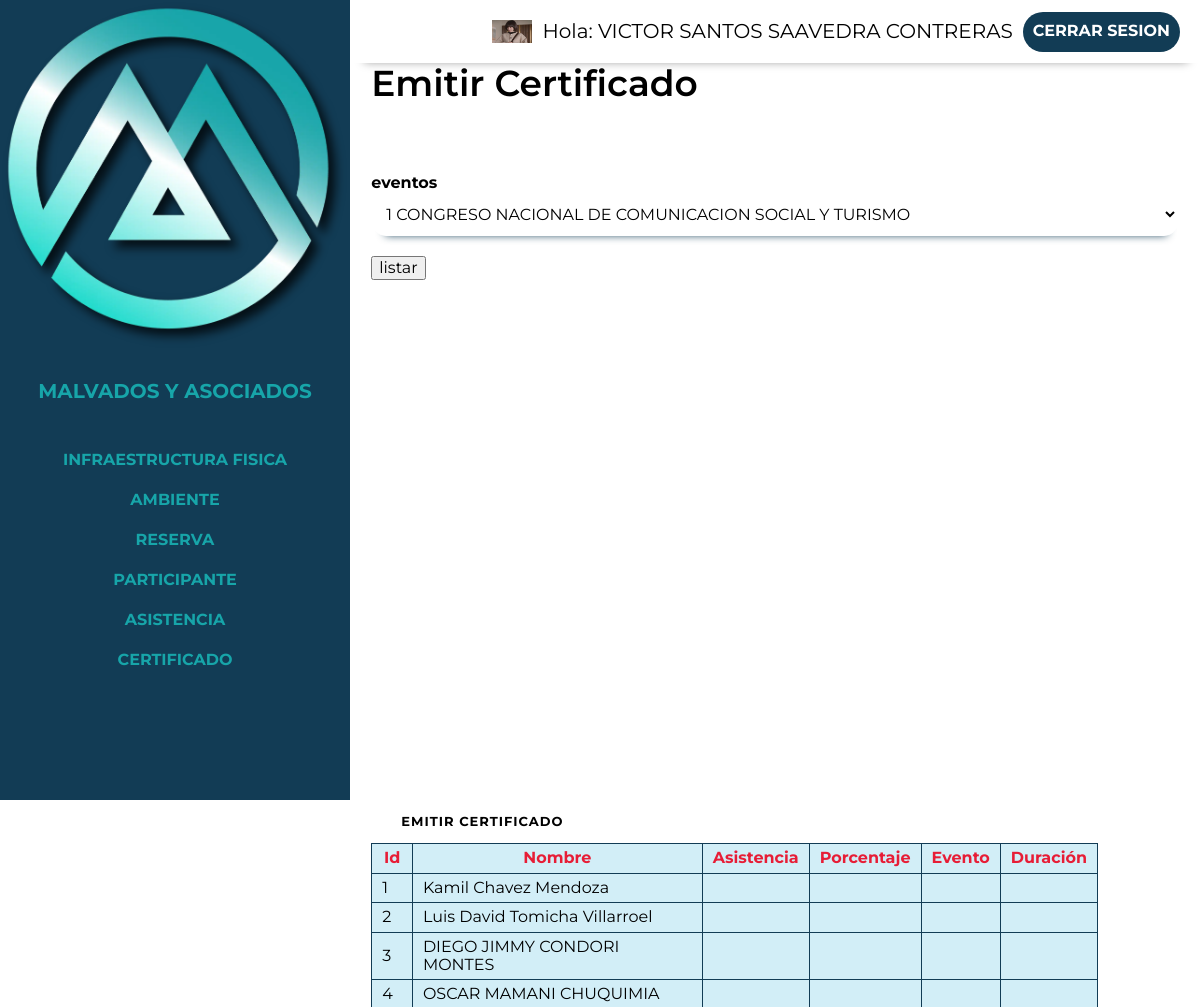
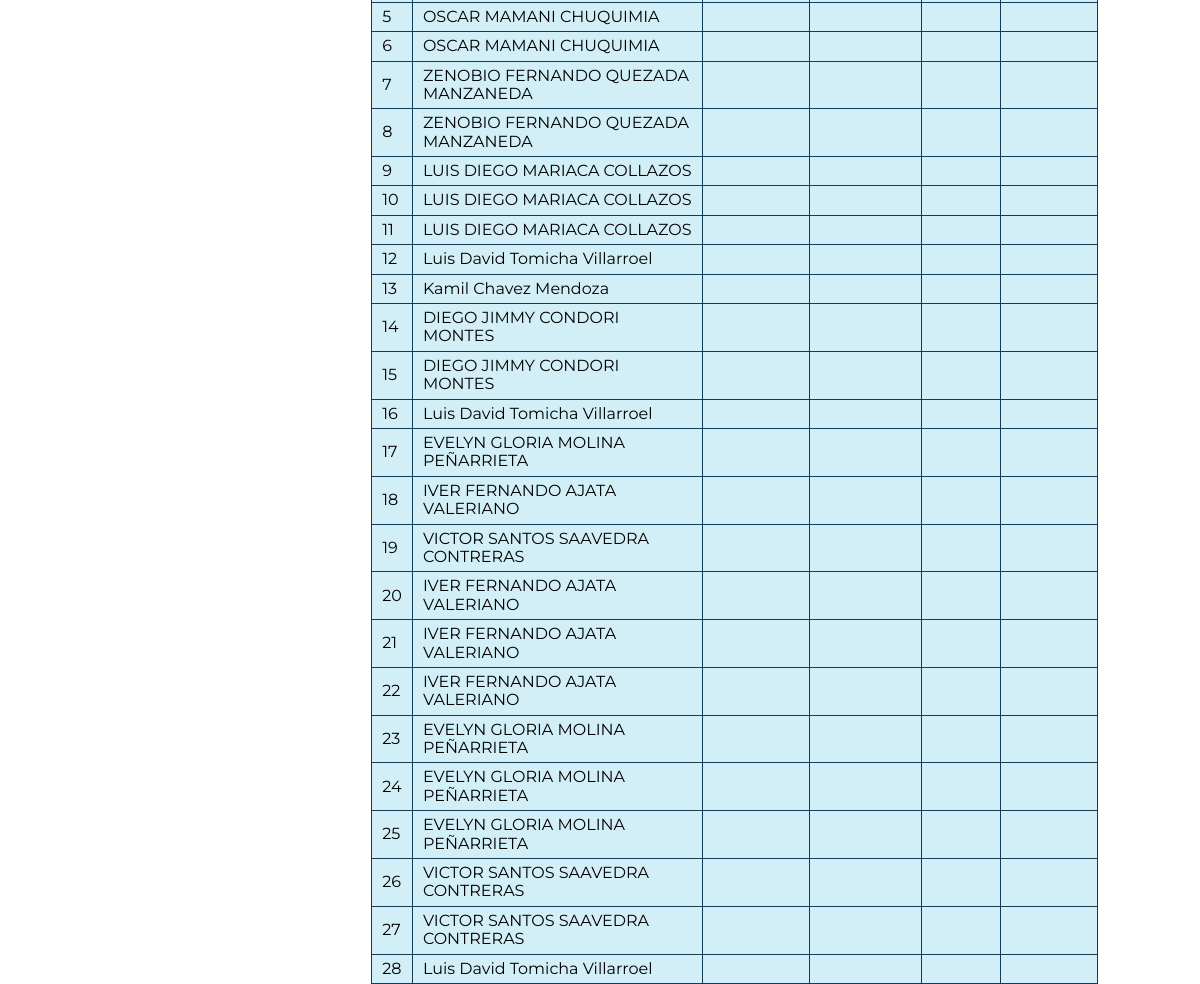
The page /control/certificado.php (signed in) on the database its author committed (2 pictures, top to bottom).
### tables this page shows
CREATE TABLE `usuario` (
  `id_usuario` int(20) NOT NULL,
  `nombre` varchar(60) NOT NULL,
  `apPaterno` varchar(50) NOT NULL,
  `apMaterno` varchar(50) NOT NULL,
  `email` varchar(60) NOT NULL,
  `password` char(60) DEFAULT NULL,
  `estado` varchar(60) DEFAULT NULL,
  `identidad` varchar(60) NOT NULL,
  `foto` varchar(200) DEFAULT NULL,
  `usuario` varchar(50) DEFAULT NULL,
  `celular` varchar(20) DEFAULT NULL,
  `fechaRegistro` date DEFAULT NULL,
  `token` varchar(50) DEFAULT NULL
);

CREATE TABLE `asistencia` (
  `id_asistencia` int(20) NOT NULL,
  `id_evento` int(20) NOT NULL,
  `id_usuario` int(11) NOT NULL,
  `fecha` date NOT NULL,
  `hora_entrada` time NOT NULL,
  `detalle_asistencia` text NOT NULL
);

### control/certificado.php (the view, shortened to what this page needs)
<?php require'includes/header.php';
    include("../app/conexion.php");
?>
<?php
    if(isset($_POST['enviar'])) {
        $id_evento = $_POST['lista'];
        $sql="SELECT detalle_asistencia ,id_usuario, COUNT(*) AS asistencias, (COUNT(*) / (SELECT Duracion FROM evento WHERE id_evento = '".$id_evento."')) * 100 AS porcentaje FROM asistencia WHERE id_evento = '".$id_evento."' GROUP BY id_usuario;";
        $resultado=mysqli_query($conectar, $sql);
    }
    else{
        $sql="select *from asistencia";
        $resultado=mysqli_query($conectar, $sql);
    }
    $consulta="select *from evento where (fechaEvento + INTERVAL (Duracion-1) DAY) <= '".date('Y-m-d')."' and estado!='terminado'";
    $re=mysqli_query($conectar,$consulta);
?>
<div class="contenedor">
        <h2 >Emitir Certificado </h2>
        <form action="<?=$_SERVER['PHP_SELF']?>" method="post" class="formulario">
            <label>eventos</label>
            <select id="lista" name="lista" class="form-select">
                <?php while($fila=mysqli_fetch_assoc($re)){?>
                <option value="<?php echo $fila['id_evento']?>"><?php echo $fila['nombreEvento'];?></option>
                <?php }?>
            </select>
            <input type="submit" value="listar" name="enviar">
        </form>
        <?php echo"<a href='enviar.php?id_evento=".$id_evento."' class='btn btn-primary'>emitir certificado</a>"?>
            <table  >
                <thead>
                    <tr>
                        <th data-titulo="Id:">Id</th>
                        <th data-titulo="Nombre:">Nombre</th>
                        <th data-titulo="Asistencia:">Asistencia</th>
                        <th data-titulo="Porcentaje:">Porcentaje</th>
                        <th data-titulo="Evento:">Evento</th>
                        <th data-titulo="Duración:">Duración</th>
                    </tr>
                </thead>
                <tbody>
                     <?php
                            $sw=0;
                            while($filas=mysqli_fetch_assoc($resultado)){
                                $sw=$sw+1;
                        ?>
                    <tr>
                            <?php
                            $i=$filas['id_usuario'];
                            $sql1="select *from usuario where id_usuario='".$i."'";
                            $res1=mysqli_query($conectar,$sql1);
                            $fil=mysqli_fetch_assoc($res1);
                            $sql2="select *from evento where id_evento='".$id_evento."'";
                            $res2=mysqli_query($conectar,$sql2);
                            $fila=mysqli_fetch_assoc($res2);
                            $nombre=$fil['nombre']." ".$fil['apPaterno']." ".$fil['apMaterno'];
                            ?>
                        <td data-titulo="Id:"><?php echo $sw?></td>
                        <td data-titulo="Nombre:"><?php echo $nombre;?></td>
                        <td data-titulo="Asistencia:"><?php echo $filas['asistencias']?></td>
                        <td data-titulo="Porcentaje:"><?php echo $filas['porcentaje']?></td>
                        <td data-titulo="Evento:"><?php echo $fila['nombreEvento']?></td>
                        <td data-titulo="Duración:"><?php echo $fila['Duracion']?></td></td>
                    </tr>
                    <?php
                    }
                    ?>
                </tbody>
            </table>
</div>
<?php require 'includes/footer.php' ?>

### control/includes/header.php (shortened to what this page needs)
<!DOCTYPE html>
<html lang="en">
<head>
    <link rel="stylesheet" href="https://cdn.jsdelivr.net/npm/bootstrap-icons@1.10.4/font/bootstrap-icons.css">
    <link rel="stylesheet" href="../build/css/app.css">
    <link href="https://cdn.jsdelivr.net/npm/select2@4.1.0-rc.0/dist/css/select2.min.css" rel="stylesheet" />
</head>
<body>
<div class="dashboard">
    <aside class="sidebar">
        <div class="logo-principal">
            <img  loading="lazy"  width="50" heigth="80" src="../build/img/control/logo.webp" alt="desdeaqui">
            <a href="index.php"><h3>  Malvados y Asociados </h3></a>
        </div>
        <nav class="sidebar-nav flex">
            <a href="infraestructura.php">Infraestructura Fisica</a>
            <a href="ambiente.php">Ambiente</a>
            <a href="reserva.php">Reserva</a>
            <a href="participante.php">Participante</a>
            <a href="asistencia.php">Asistencia</a>
                <a href="certificado.php">Certificado</a>
        </nav>
    </aside>
    <div class="principal">
        <div class="barra flex">
            <img src="../build/img/control/sara.webp"  style="width:40px;height:23px;" class="rounded-pill">
            <p>Hola: <span>
                <?php
                $id=$_SESSION['id'];
                include("../app/conexion.php");
                $sql="select nombre, apPaterno, apMaterno from usuario where id_usuario='$id'";
                $resultado=mysqli_query($conectar,$sql);
                $filas=mysqli_fetch_assoc($resultado);
                 echo $filas['nombre'].' '.$filas['apPaterno'].' '.$filas['apMaterno'];
                ?>
                </span></p>
            <a href="../login/cerrar_session.php" class="cerrar-sesion">Cerrar Sesion</a>
        </div>

### build/css/app.css (style rules this page uses)
html { box-sizing:border-box;font-size:62.5% }
*,:after,:before { box-sizing:inherit }
body { font-family:Montserrat,sans-serif;font-size:1.6rem }
p { color:#000;font-size:2rem }
.contenedor { margin:0 auto;max-width:120rem;width:95% }
a { text-decoration:none }
h1,h2,h3 { margin:0 0 5rem }
h2 { font-size:3.6rem }
h3 { font-size:3rem }
img { display:block;height:auto;max-width:100%;width:100% }
html { -webkit-text-size-adjust:100%;line-height:1.15 }
body { margin:0 }
a { background-color:transparent }
img { border-style:none }
button,input,optgroup,select,textarea { font-family:inherit;font-size:100%;line-height:1.15;margin:0 }
button,input { overflow:visible }
button,select { text-transform:none }
[type=button],[type=reset],[type=submit],button { -webkit-appearance:button }
.dashboard { background-color:#fff }
@media (min-width:768px) { .dashboard { display:flex;height:100vh } }
.dashboard .principal { flex:1 }
.sidebar { background-color:#123c55;width:100% }
@media (min-width:768px) { .sidebar { max-width:35rem } }
.sidebar h3 { color:#17a5a9;font-size:2rem;margin:0;padding:2rem;text-align:left }
.sidebar .sidebar-nav { flex-direction:column;margin-top:5rem }
.sidebar .sidebar-nav a { color:#17a5a9;font-weight:700;padding:1rem;text-align:left;transition-duration:.3s;transition-property:background-color;width:100% }
.barra { background-color:#fff;box-shadow:1px 12px 9px -13px rgba(0,0,0,.4);justify-content:flex-end;padding:1rem 2rem;transition-duration:.3s;transition-property:background-color }
.barra p { margin:1rem }
.barra a { background-color:#123c55;border-radius:5rem }
a { align-items:center;color:#fff;display:grid;font-weight:700;height:4rem;justify-content:center;padding:1rem;text-transform:uppercase;transition-duration:.3s;transition-property:background-color }
.flex { align-items:center;display:flex }
table { background:#d2eef7;border-collapse:collapse }
table thead { color:#e71d36 }
td,th { border:1px solid #123c55;padding:5px 10px }
@media (min-width:992px) { table { display:table;width:90% } }
.formulario { height:80vh;overflow:auto;padding-top:2rem }
.formulario label { display:block;font-weight:700 }
.formulario input:not([type=submit]),.formulario select,.formulario textarea { background-color:#fff;border:1px solid #fff;border-radius:1.5rem;box-shadow:1px 12px 9px -13px #123c55;display:block;margin-bottom:2rem;padding:1rem;width:100% }
@media (min-width:992px) { .formulario label { width:30rem } }
h2 { font-weight:600 }
.btn,.input-icon { transition:all .2s linear }
.btn { align-items:center;background-color:#fff;border-radius:4px;color:#000;display:inline-flex;font-size:13px;font-weight:700;height:44px;letter-spacing:1px;margin-top:.5rem;padding:0 30px;text-transform:uppercase }

### rows shown on the page
usuario: nombre "VICTOR SANTOS", apPaterno "SAAVEDRA", apMaterno "CONTRERAS"
asistencia: id_usuario.apMaterno "Kamil Chavez Mendoza"
asistencia: id_usuario.apMaterno "Luis David Tomicha Villarroel"
asistencia: id_usuario.apMaterno "DIEGO JIMMY CONDORI MONTES"
asistencia: id_usuario.apMaterno "OSCAR MAMANI CHUQUIMIA"
asistencia: id_usuario.apMaterno "OSCAR MAMANI CHUQUIMIA"
asistencia: id_usuario.apMaterno "OSCAR MAMANI CHUQUIMIA"
asistencia: id_usuario.apMaterno "ZENOBIO FERNANDO QUEZADA MANZANEDA"
asistencia: id_usuario.apMaterno "ZENOBIO FERNANDO QUEZADA MANZANEDA"
asistencia: id_usuario.apMaterno "LUIS DIEGO MARIACA COLLAZOS"
asistencia: id_usuario.apMaterno "LUIS DIEGO MARIACA COLLAZOS"
asistencia: id_usuario.apMaterno "LUIS DIEGO MARIACA COLLAZOS"
asistencia: id_usuario.apMaterno "Luis David Tomicha Villarroel"
asistencia: id_usuario.apMaterno "Kamil Chavez Mendoza"
asistencia: id_usuario.apMaterno "DIEGO JIMMY CONDORI MONTES"
asistencia: id_usuario.apMaterno "DIEGO JIMMY CONDORI MONTES"
asistencia: id_usuario.apMaterno "Luis David Tomicha Villarroel"
asistencia: id_usuario.apMaterno "EVELYN GLORIA MOLINA PEÑARRIETA"
asistencia: id_usuario.apMaterno "IVER FERNANDO AJATA VALERIANO"
asistencia: id_usuario.apMaterno "VICTOR SANTOS SAAVEDRA CONTRERAS"
asistencia: id_usuario.apMaterno "IVER FERNANDO AJATA VALERIANO"
asistencia: id_usuario.apMaterno "IVER FERNANDO AJATA VALERIANO"
asistencia: id_usuario.apMaterno "IVER FERNANDO AJATA VALERIANO"
asistencia: id_usuario.apMaterno "EVELYN GLORIA MOLINA PEÑARRIETA"
asistencia: id_usuario.apMaterno "EVELYN GLORIA MOLINA PEÑARRIETA"
asistencia: id_usuario.apMaterno "EVELYN GLORIA MOLINA PEÑARRIETA"
asistencia: id_usuario.apMaterno "VICTOR SANTOS SAAVEDRA CONTRERAS"
asistencia: id_usuario.apMaterno "VICTOR SANTOS SAAVEDRA CONTRERAS"
asistencia: id_usuario.apMaterno "Luis David Tomicha Villarroel"

### other values the page prints
form field lista "1 CONGRESO NACIONAL DE COMUNICACION SOCIAL Y TURISMO"
